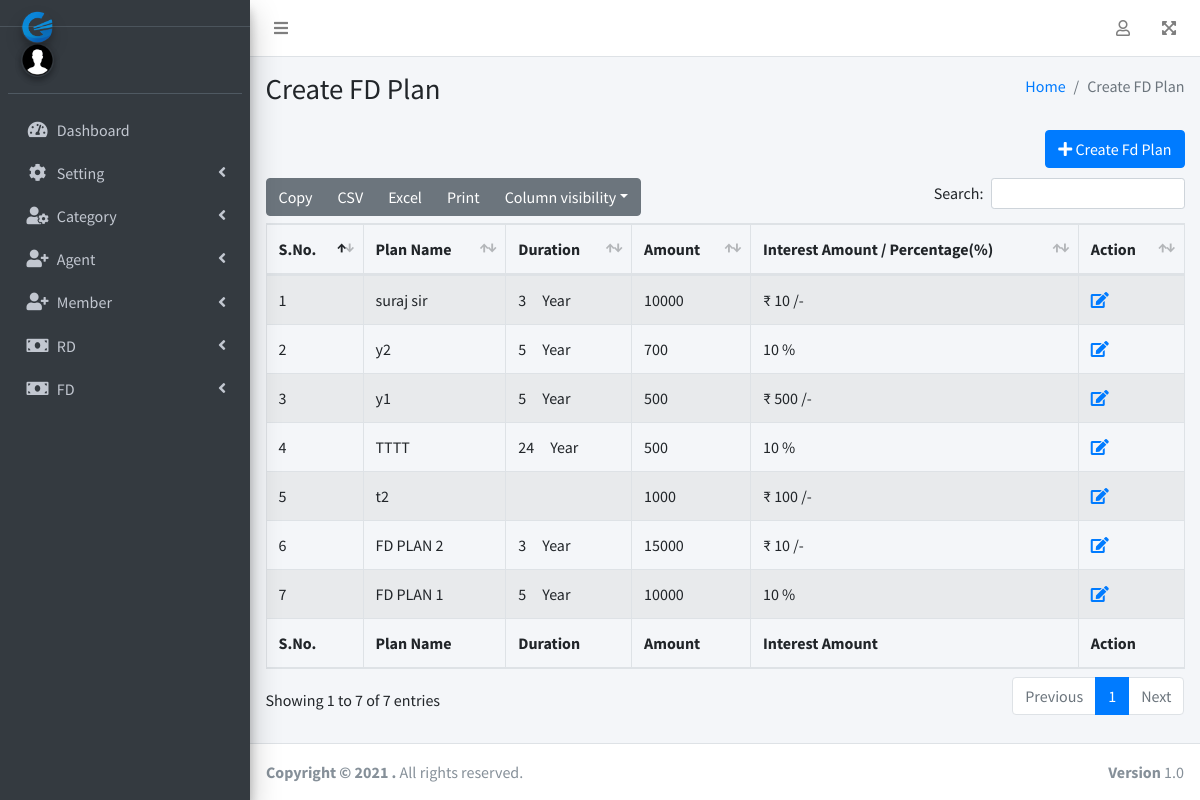
Screenshot of /index.php/admin/category/fd_plan with the database file from the repository.
### tables this page shows
CREATE TABLE `fd_plan` (
  `id` int(11) NOT NULL,
  `plan_name` varchar(100) NOT NULL,
  `plan_type` varchar(100) NOT NULL,
  `duration` varchar(100) NOT NULL,
  `interval` varchar(100) NOT NULL,
  `amount` varchar(100) NOT NULL,
  `interest_percent` varchar(100) NOT NULL,
  `remark` longtext NOT NULL,
  `created_at` date NOT NULL,
  `updated_at` timestamp NOT NULL DEFAULT CURRENT_TIMESTAMP ON UPDATE CURRENT_TIMESTAMP,
  `created_by_user_type_id` int(11) NOT NULL,
  `status` int(11) NOT NULL DEFAULT '1'
);

### application/controllers/admin/Category.php (called while the page is built, shortened)
<?php
class Category extends CI_Controller
{
    public function __construct()
    {
        $this->load->model('Admin_Location_model');
        $this->load->model('Admin_Common_model');
        $this->load->model('Admin_Rd_Plan_model');
        $this->load->model('Admin_Fd_Plan_model');
        $this->load->helper(array('form', 'url'));
    }
    public function fd_plan()
    {
        $data['title'] = 'Create FD Plan';
        $data['breadcrumb'] = 'Create FD Plan';
        $data['plan'] = $this->Admin_Fd_Plan_model->get_all_data();
        $this->load->view('admin/fd_plan/create_fd_plan', $data);
    }
}
?>

### index.php (called while the page is built, shortened)
<?php
require_once BASEPATH.'core/CodeIgniter.php';

### application/models/Admin_Fd_Plan_model.php (called while the page is built, shortened)
<?php
    class Admin_Fd_Plan_model extends CI_Model {
        public function get_all_data() {
            return $this->db->select('*')->order_by('id', 'DESC')->get('fd_plan')->result_array();
        }
    }
?>

### application/views/admin/fd_plan/create_fd_plan.php (the view, shortened to what this page needs)
<!DOCTYPE html>
<html lang="en">
<head>
</head>
<body class="hold-transition sidebar-mini layout-fixed ">
    <div class="wrapper">
        <div class="content-wrapper">
            <div class="content-header">
                <div class="container-fluid">
                    <div class="row mb-2">
                        <div class="col-sm-6">
                            <h1 class="m-0">
                                <?php echo $title; ?>
                            </h1>
                        </div>
                        <div class="col-sm-6">
                            <ol class="breadcrumb float-sm-right">
                                <li class="breadcrumb-item"><a href="#">Home</a></li>
                                <li class="breadcrumb-item active">
                                    <?php echo $breadcrumb; ?>
                                </li>
                            </ol>
                        </div>
                    </div>
                </div>
            </div>
            <section class="content">
                <div class="container-fluid">
                    <a href="javascript:void(0);" data-toggle="modal" data-target="#add_sector_modal"
                        title='Click Add Income Source' class="btn btn-primary float-right"> <i class="fas fa-plus"></i>
                        Create Fd Plan</a><br><br>
                    <table id="example1" class="table table-bordered table-striped">
                        <thead>
                            <tr>
                                <th>S.No.</th>
                                <th>Plan Name</th>
                                <th>Duration</th>
                                <th>Amount</th>
                                <th>Interest Amount  / Percentage(%)</th>
                                <th>Action</th>
                            </tr>
                        </thead>
                        <tbody>
                            <?php foreach ($plan as $pl => $pln) { ?>
                                <tr>
                                    <td>
                                        <?php echo $pl + 1 ?>
                                    </td>
                                    <td>
                                        <?php echo $pln['plan_name'] ?>
                                    </td>
                                    <td>
                                        <?php if ($pln['interval'] == 1) {
                                            echo $pln['duration'] . "&emsp;Month";
                                        } elseif ($pln['interval'] == 2) {
                                            echo $pln['duration'] . "&emsp;Year";
                                        } ?>
                                    </td>
                                    <td>
                                        <?php echo $pln['amount'] ?>
                                    </td>
                                    <td>
                                        <?php echo (($pln['plan_type'] == 1) ? "₹ " : "") .$pln['interest_percent']. (($pln['plan_type'] == 2) ? " %" : " /-") ?>
                                    </td>
                                    <td>
                                        <a href="javascript:void(0);" data-toggle="modal"
                                            data-target="#update_rd_plan_modal"
                                            onclick="update_fd_plan(<?php echo $pln['id'] ?>)"
                                            title='Click to Update Register Data Details'><i
                                                class="fas fa-edit"></i></a>&emsp;
                                    </td>
                                </tr>
                            <?php } ?>
                        </tbody>
                        <tfoot>
                            <tr>
                                <th>S.No.</th>
                                <th>Plan Name</th>
                                <th>Duration</th>
                                <th>Amount</th>
                                <th>Interest Amount</th>
                                <th>Action</th>
                            </tr>
                        </tfoot>
                    </table>
                </div>
            </section>
        </div>
    </div>
</body>
</html>

### rows the page displays
fd_plan: plan_name "suraj sir", duration "3", amount "10000", interest_percent "10"
fd_plan: plan_name "y2", duration "5", amount "700", interest_percent "10"
fd_plan: plan_name "y1", duration "5", amount "500", interest_percent "500"
fd_plan: plan_name "TTTT", duration "24", amount "500", interest_percent "10"
fd_plan: plan_name "t2", amount "1000", interest_percent "100"
fd_plan: plan_name "FD PLAN 2", duration "3", amount "15000", interest_percent "10"
fd_plan: plan_name "FD PLAN 1", duration "5", amount "10000", interest_percent "10"

### other values shown
$title "Create FD Plan"
$breadcrumb "Create FD Plan"
